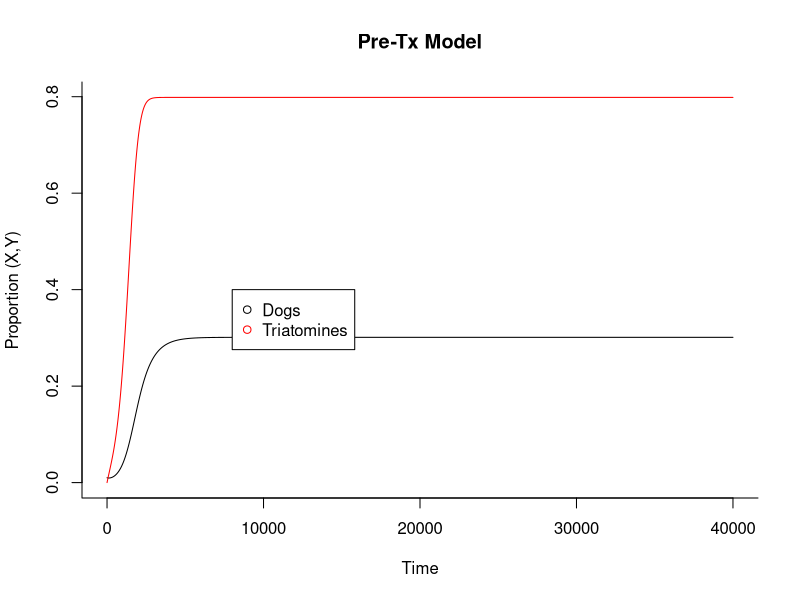
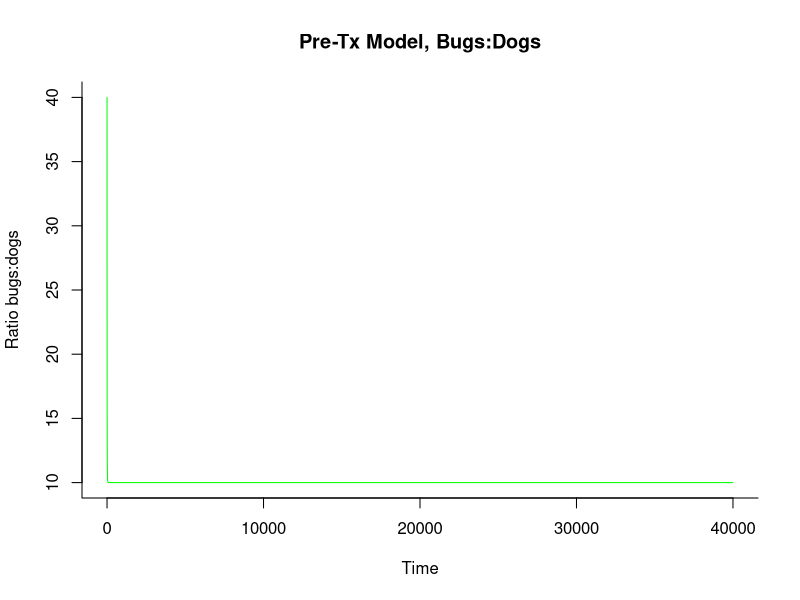
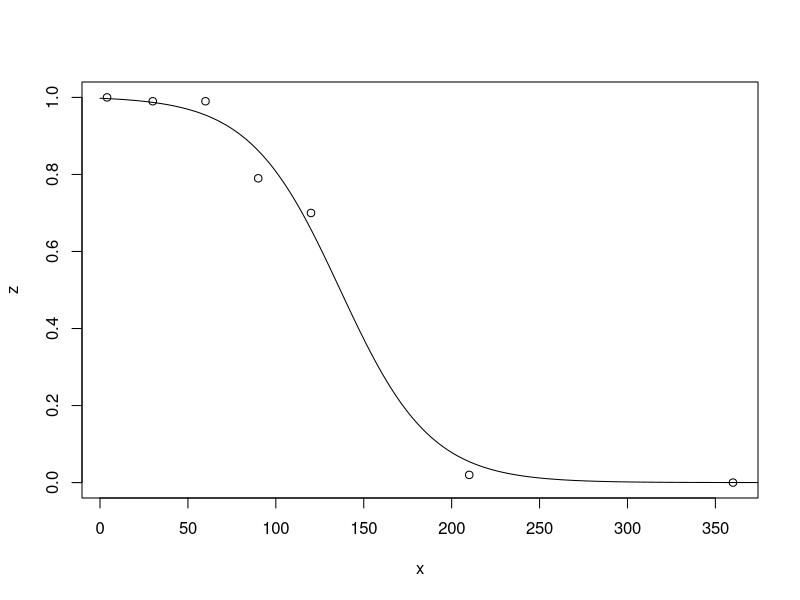
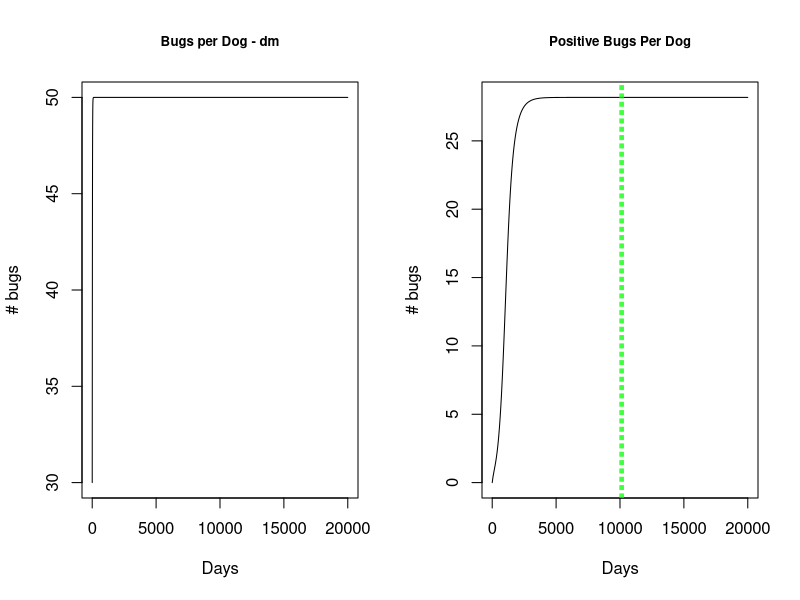
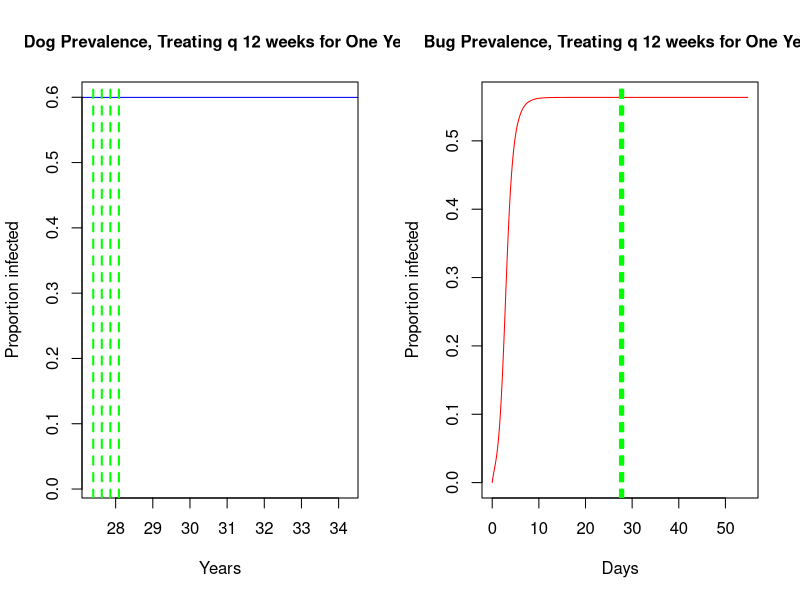
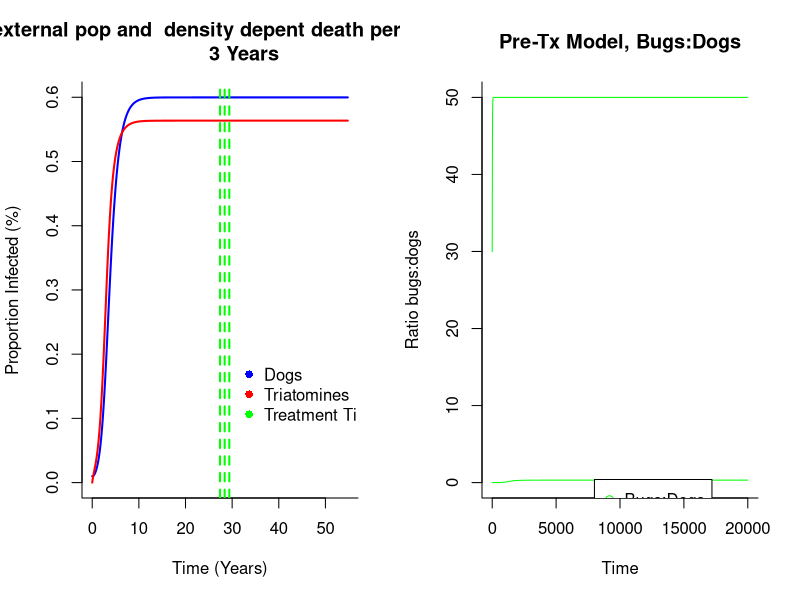

The R source for these figures, in order:

library(deSolve)

#======================================================================
#  I. Model One: Bugs and Dogs transmission dynamics pre-fluralaner tx:
#       - jr added in dm to see how model 2 would look prior to treatment and determine when X and Y reach equilibrium
#       - X doesn't reach equilibrium until after 10000 days
#       - Model one and has been combined with model 2, just here for reference.
#======================================================================


#=============================================
# Transmission dynamics for dogs and bugs pre-fluralaner tx
#     Parameters
#
#		Y is the proportion of triatomines infected 
#		X is the proportion of dogs infected 
#		a is expected number of bites on dogs per triatomine (1/14)
#		m is equilibrium triatomine density per dog
#		n is length of incubation period in insects (45), 
#		b is the transmission efficiency from infectious triatomines to susceptible dog, through biting (0.00068)
#		c is the probability of infection of an uninfected triatomine by biting an infectious dog (0.49, or 0.28- halfed to account for cyclic parasitemia)
#   r is daily force of infected dog mortality 1/(365*3)=0.0009
#   g is the daily probability of bug mortality

#=============================================

RM <- function(time, state, parameters) 
{
  with(
    as.list(c(state, parameters)), 
    {
      dX <- m*a*b*Y*(1-X)-r*X   
      dY <- a*c*X*(exp(-g*n)-Y)-(g*(1-m/K)*Y)
      dm <- (R*(1-m/K)*m )
      return(list(c(dX, dY, dm)))
    }
  )
}

#=============================================
#  Run the model
#=============================================

init <- c(X = 0.01, Y = 0, m= 40)
parameters <- c(a=1/14, b=0.00068, m=10, n=45, g=0.005, c=0.28, r=0.0009, K = 10, R= 0.09)
times <- seq(0, 40000, by = 1)
out <- as.data.frame(ode(y = init, times = times, func = RM, parms = parameters))
RESULTS<-data.frame(out$X,out$Y)
RESULTSm <-data.frame(out$m)



#=============================================
#  Plot results
#=============================================

#========Proportion dogs and bugs infected===
matplot(times, RESULTS, type = "l", xlab = "Time", ylab = "Proportion (X,Y)", main = "Pre-Tx Model", lwd = 1, lty = 1, bty = "l", col = c("black","red"))
legend(8000, .4, c("Dogs", "Triatomines"), pch = 1, col = c("black","red"))

#========Ratio of bugs:dogs===
matplot(times, RESULTSm, type = "l", xlab = "Time", ylab = "Ratio bugs:dogs", main = "Pre-Tx Model, Bugs:Dogs", lwd = 1, lty = 1, bty = "l", col = "green")
legend(8000, .4, c("Bugs:Dogs"), pch = 1, col = c("green"))


#==========================================================================
#  II. Model Two: Bugs and Dogs transmission dynamics after fluralaner tx
#==========================================================================

#=============================================
#   estimate parameter z, percent of bugs that die after feeding on treated dogs, from data in Laino et al. 2019 https://www.ncbi.nlm.nih.gov/pubmed/30981313
#	 	   -x = days post fluralaner treatment
#		   -y = percentage of bugs that died after feeding on treated dogs (5th stage pyrethroid resistant instars) NOT USED
#	     -z = percentage of bugs that died after feeding on treated dogs (5th stage suceptible instars) USED
#      -fit data with log curve
#      -fit2- store fitted values, plot to check fit
#=============================================


#Initial vectors for days post treatment, % killed
x <- c(4, 30, 60, 90, 120, 210, 360) #days post treatment
y <- c(0.99, 1.0, 1.0, 0.47, 0.49, 0, 0)  #% killed
z <- c(1.0, 0.99, 0.99, 0.79, 0.7, 0.02, 0)#% killed


plot(z ~ x)
fit2 <- nls(z ~ SSlogis(x, Asym, xmid, scal), data = data.frame(x, z))
summary(fit2)

lines(seq(0, 400, length.out = 400),
      predict(fit2, newdata = data.frame(x = seq(0.5, 400, length.out = 400))))

times <- seq(0, 20000, by = 1)
signal <- data.frame(times = times, import = rep(0, length(times)))


#=============================================
#   trt2.function: function to get the effect of tx based on 1) days of treatment 
#             2) number of tx's 3) extract fit values using equation y = Asym / (1 + exp((xmid - input) / scal))
#   Input vector of tx days into function
#     -Store corresponding dataframe in trt.effect
#   Force time dependent covariate into model
#=============================================

trt2.function <- function(fit2, trt.days, signal) {
  Asym<-summary(fit2)$parameters[1,1]
  xmid<-summary(fit2)$parameters[2,1]
  scal<-summary(fit2)$parameters[3,1]
  trt.start <- trt.days
  trt.end <- c(trt.start + 400)
  trt.segments <- unlist(Map(':', trt.start, trt.end))
  time.segments <- rep(0:401, times=length(trt.start)) 
  signal$import[trt.segments] = (Asym / (1 + exp((xmid - times[time.segments]) / scal)))  
  return(signal)
}

#Input number of days and times to implement treament
trt.days <- c() 
trt.effect <-trt2.function(fit2, trt.days, signal)
input <- approxfun(trt.effect, rule = 2)

#======================================================================
#  I. Model II: Pretreatment model merged with tx model
#    -Treatment implemented as a result of trt2.function 
#    -z: percentage of bugs killed after feeding on tx'd dogs
#======================================================================

#=============================================
#     Parameters
#
#		Y - the proportion of triatomines infected 
#		X - the proportion of dogs infected 
#		a is expected number of bites on dogs per triatomine (1/14)
#		m is equilibrium triatomine density per dog
#		n is length of incubation period in insects (45), 
#		g is the daily force of triatomine mortality, mzl at K, the carrying capacity  
#		b is the transmission efficiency from infectious triatomines to susceptible dog, through biting (0.00068)
#		c is the probability of infection of an uninfected triatomine by biting an infectious dog
#   k is the probabilty of tranmission through oral ingestion of vectors (0.1)
#   r is daily force of infected dog mortality:   1.38/1460= 0.0009
#   p is probability dog eats the bug (to be varied)
#   R is maximum birthrate (estimate from T. brasiliensis)
#   K is carrying capacity of vectors per dog
#   MM is external bug population not affected by treatment
#=============================================

RMTx2 <- function(times, stateTx2, parametersTx2)   
{
  with(
    as.list(c(stateTx2, parametersTx2)), 
    {
      z <- input(times)
      dX <- (((m+MM)*a*b*Y)+(p*k*(a*m*z*Y)))*(1-X)-r*X 
      #dY <- a*c*X*(m+MM)*(exp(-g*n)-Y)-((g*(1-(m+MM)/K)*Y)+(m*a*z*Y))+(MM*a*c*X*(exp(-g*n)-Y))  #Density dependent death for bugs
      dY <- a*c*X*(exp(-g*n)-Y)-((g*Y)+(m*a*z*Y))#+(MM*a*c*X*(exp(-g*n)-Y)) #No density dependent death for bugs
      dm <- ((R*(1-(m+MM)/K)*(m+MM))+(-m*a*z))
      return(list(c(dX, dY, dm)))
    }
  )
}

#=============================================
#  Run the model
#=============================================

initTx2 <- c(X = 0.01, Y= 0, m=30) 
parametersTx2 <- c(a=1/14, b=0.00068, n=45, g= 0.005, c=0.28, k= 0.10, r= 1/(3*365), p=0.9, K=50, R= 0.09, MM=0)
outTx2 <- as.data.frame(ode(y = initTx2, times = times, func = RMTx2, parms = parametersTx2))
RESULTS2<-data.frame(outTx2$X,outTx2$Y)
RESULTS2m <-data.frame(outTx2$m, outTx2$Y*outTx2$Y)

#=============================================
#   Plot Results
#   m     Bugs per Dog
#   X     Dog Prevalence
#   Y*m   Positive Bugs Per Dog
#   Y     Bug Prevalence
#=============================================
par(mfrow=c(1,2))
plot(outTx2$m, type='l',main='Bugs per Dog - dm', ylab = "# bugs", xlab = "Days", cex.main=0.8)

plot(outTx2$Y*outTx2$m, type='l', main = 'Positive Bugs Per Dog', ylab = "# bugs", xlab = "Days", cex.main=0.8)
abline(v=c(10000, 10084, 10168, 10252), col="green", lty=2)
plot(times/365, outTx2$X, type='l', main= 'Dog Prevalence, Treating q 12 weeks for One Year', ylab = "Proportion infected", xlab = "Years", 
     cex.main=1, col= "blue", xlim= c(9990/365, 12500/365))
abline(v=c(10000/365, 10084/365, 10168/365, 10252/365), col="green", lty=2, lwd=2)
plot(times/365, outTx2$Y, type='l', main = 'Bug Prevalence, Treating q 12 weeks for One Year', ylab = "Proportion infected", xlab = "Days", 
     cex.main=1, col= "red")
abline(v=c(10000/365, 10084/365, 10168/365, 10252/365), col="green", lty=2, lwd=2)


#=============================================
#  Plot results with bugs and dogs together on one graph
#  Bugs per dog and positive bugs per dogs on the second graph
#=============================================

#========Proportion dogs and bugs infected===
matplot(times/365, RESULTS2, type = "l", xlab = "Time (Years)", ylab = "Proportion Infected (%)", main = " No external pop and  density depent death per Year for 
        3 Years", lwd = 2, lty = 1, bty = "l", col = c("blue","red"))
        #xlim=c(9850/365,11600/365))
legend(11100/365, 0.2, c("Dogs", "Triatomines", "Treatment Time"), pch = 16, col = c("blue","red", "green"), bty = "n")
abline(v=c(10000/365, 10365/365, 10730/365), col="green", lty=2, lwd=2)

#========Ratio of bugs:dogs===
matplot(times, RESULTS2m, type = "l", xlab = "Time", ylab = "Ratio bugs:dogs", main = "Pre-Tx Model, Bugs:Dogs", lwd = 1, lty = 1, bty = "l", col = "green")
legend(8000, .4, c("Bugs:Dogs"), pch = 1, col = c("green"))
